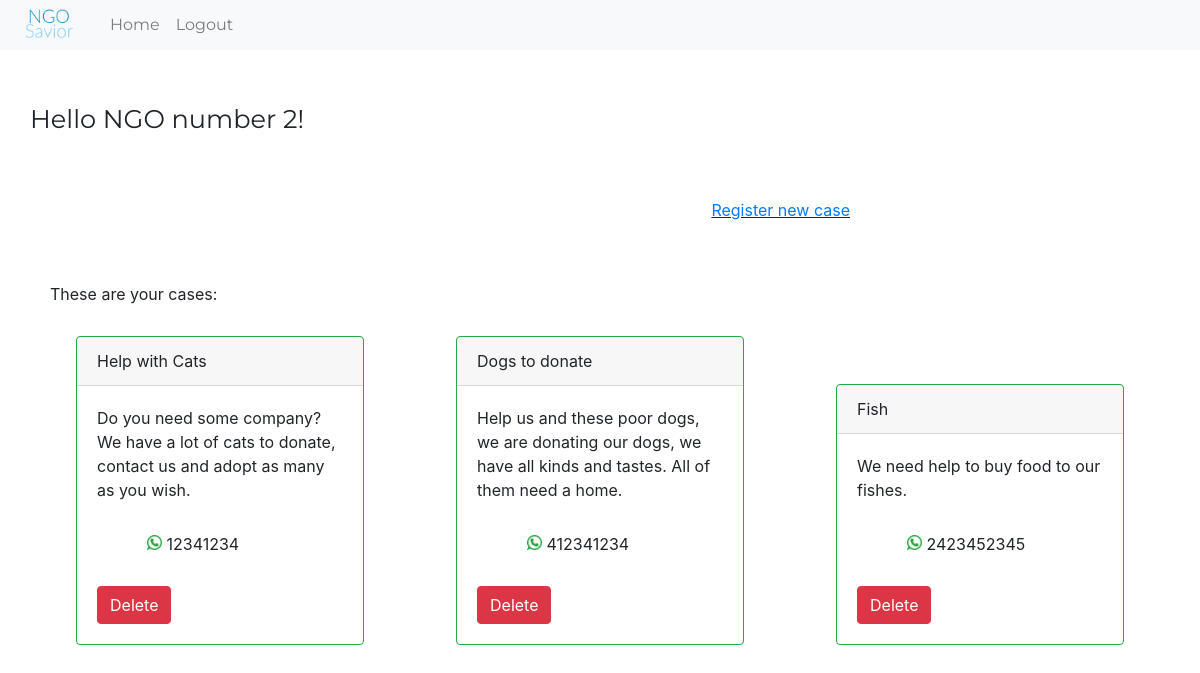
The page /ngoshome (signed in) on the database its author committed.
### tables this page shows
CREATE TABLE 'ngos' ('id' integer PRIMARY KEY AUTOINCREMENT NOT NULL, 'ngosname' varchar(255), 'whatsapp' varchar(255), 'password' varchar(255));

CREATE TABLE cases ( id integer primary key , title text, text text, whatsapp text, casesid integer, foreign key (casesid) references ngos (id));

### application.py (the view)
@app.route("/ngoshome")
def ngoshome():
    name = db.execute("SELECT ngosname FROM ngos WHERE id = :id", id = session["user_id"])
    rows = db.execute("SELECT * FROM cases WHERE casesid = :id", id = session["user_id"])
    return render_template("./ngoshome.html" , name = name[0]['ngosname'], rows = rows)

### application.py (called while the page is built)
@app.after_request
def after_request(response):
    response.headers["Cache-Control"] = "no-cache, no-store, must-revalidate"
    response.headers["Expires"] = 0
    response.headers["Pragma"] = "no-cache"
    return response

### templates/ngoshome.html (shortened to what this page needs)
<!DOCTYPE html>
<html lang="en">
<head>
    <link rel="stylesheet" href="https://stackpath.bootstrapcdn.com/bootstrap/4.4.1/css/bootstrap.min.css">
    <link rel="stylesheet" href="./static/reset.css">
    <link rel="stylesheet" href="./static/styles.css">
</head>
<body>
    <nav class="navbar fixed-top navbar-expand-lg navbar-light bg-light">
        <a class="navbar-brand" href="./index.html"><img src="./static/logo.png" alt="logo" width="70px"></a>
        <div class="collapse navbar-collapse" id="navbarNavAltMarkup">
          <div class="navbar-nav">
            <a class="nav-item nav-link " href="./ngoshome">Home </a>
            <a class="nav-item nav-link logout " href="./logout">Logout</a>
          </div>
        </div>
    </nav>
    <div class="hello">
        <p>Hello {{ name }}!</p>
    </div>
    <div class="newcase"> <a href="./newcase">Register new case</a></div>
    <div class="greeting">
        <p>These are your cases:</p>
    </div>
    <div class="cases">
        {% for row in rows %}
        <div class="card border-success mb-3" style="max-width: 18rem;">
            <div class="card-header">{{ row['title'] }}</div>
            <div class="card-body">
                <p class="card-text">{{ row['text'] }}</p>
                <p id="whatsapp"> <img src="./static/whats.png" alt="whatsapp" height="15px" > {{ row['whatsapp'] }}</p>
                <form  action="/delete" method="POST">
                    <button type="submit" class="btn btn-danger">Delete</button>
                </form>
            </div>
        </div>
        {% endfor  %}
    </div>
</body>
</html>

### static/styles.css (style rules this page uses)
nav { height: 50px; }
nav img { margin-top: 10px; }
.navbar-nav a { font-family: "Montserrat"; }
.hello { position: flex; margin-top: 100px; margin-left: 30px; font-family: "Montserrat"; font-size: 1.6rem; }
.greeting { position: flex; margin-top: 20px; margin-left: 50px; }
.cases { display: grid; grid-template-columns: 1fr 1fr 1fr; padding: 30px; }
.card { margin: auto; }
#whatsapp { margin-left: 50px; margin-top: 30px; }
.newcase { margin-right: 50px; text-align: right; text-decoration: underline; cursor: pointer; }
.newcase { width: 500px; margin: 60px auto; }

### rows shown on the page
ngos: ngosname "NGO number 2"
cases: title "Help with Cats", text "Do you need some company? We have a lot of cats to donate, contact us and adopt as many as you wish.", whatsapp "12341234"
cases: title "Dogs to donate", text "Help us and these poor dogs, we are donating our dogs, we have all kinds and tastes. All of them need a home.", whatsapp "412341234"
cases: title "Fish", text "We need help to buy food to our fishes.", whatsapp "2423452345"
